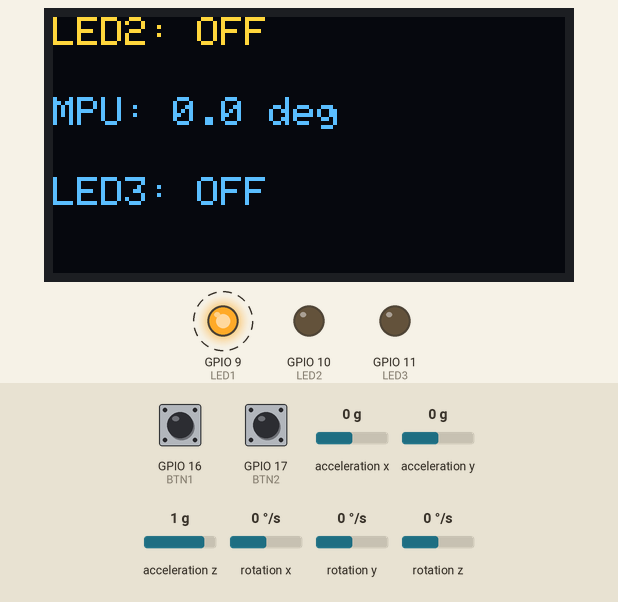
This program was run on a simulated ESP32-S3. Parts: 128×64 one-colour display, output pins drawn as LEDs (lit = HIGH). Dashed ring = blinking. The test bench sets the inputs (shaded band); at power-on: GPIO 17 (BTN2) HIGH, GPIO 16 (BTN1) HIGH, acceleration x 0 g, acceleration y 0 g, acceleration z 1 g, rotation x 0 °/s, rotation y 0 °/s, rotation z 0 °/s. The OLED is the two-colour kind (top 16 rows yellow).

Above: at 4.1 s.
4.3 s: GPIO 17 (BTN2) pulled LOW for 0.15 s
At 4.7 s:
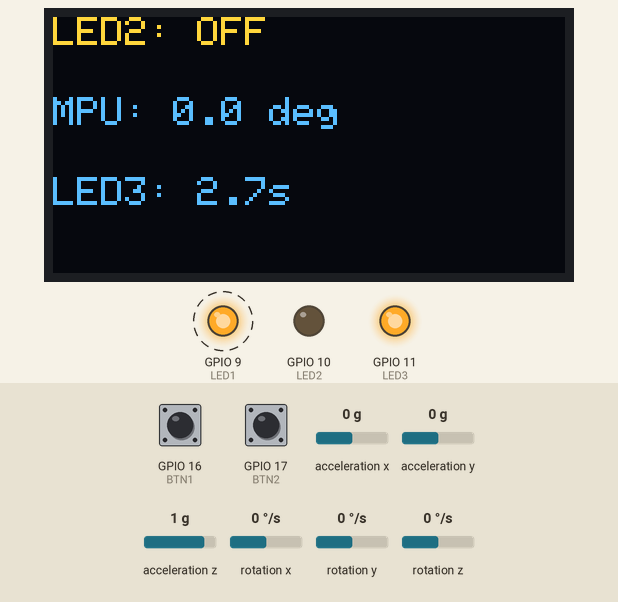
5.0 s: GPIO 16 (BTN1) pulled LOW for 0.15 s
At 5.51 s:
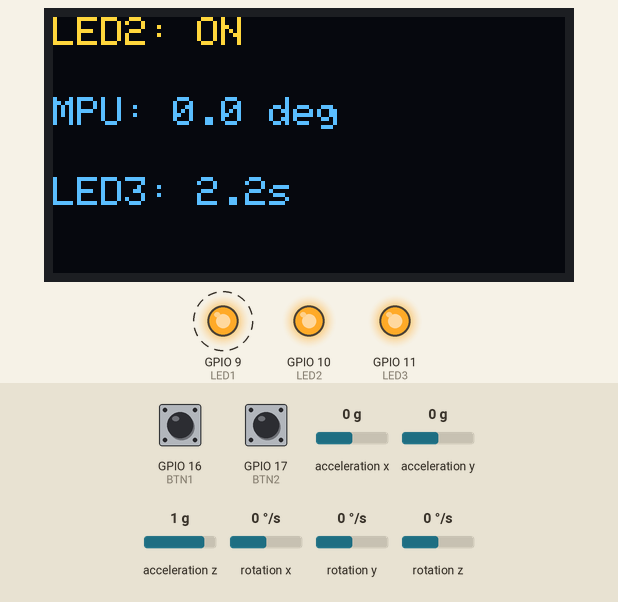
5.7 s: GPIO 16 (BTN1) pulled LOW for 1 s
At 5.9 s:
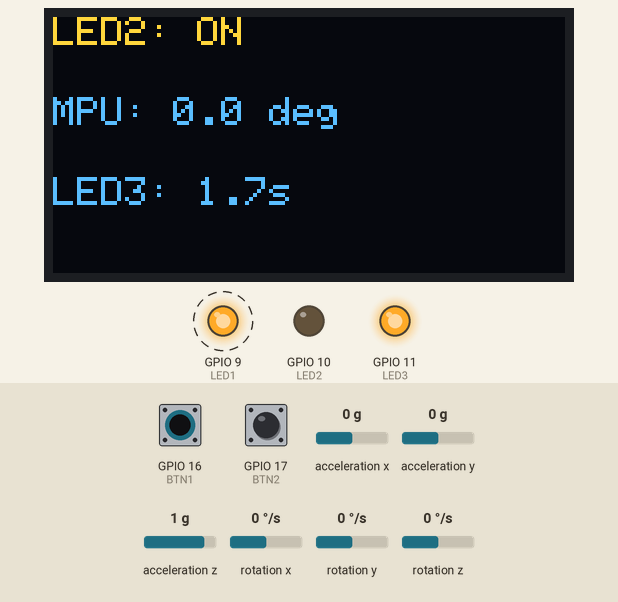
7.3 s: GPIO 16 (BTN1) pulled LOW for 0.15 s
At 7.7 s:
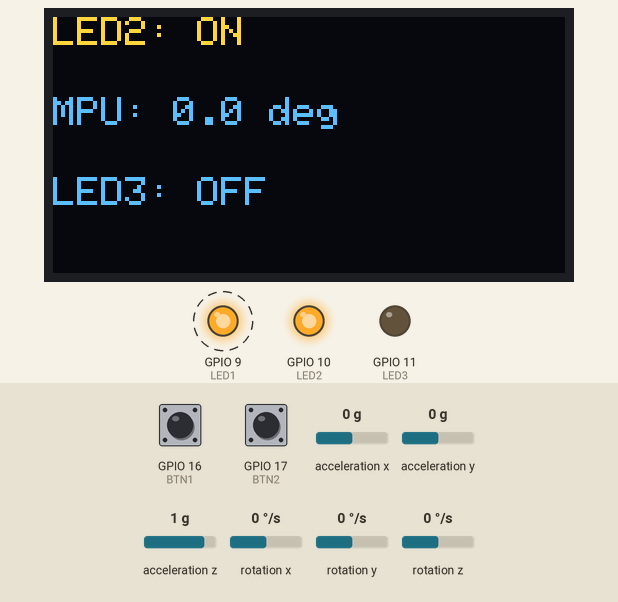
8.0 s: GPIO 16 (BTN1) pulled LOW for 3.2 s
At 8.3 s:
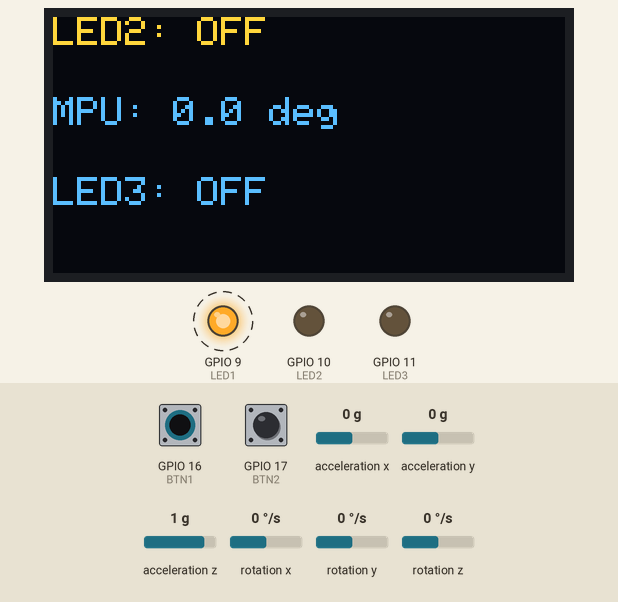
11.8 s: GPIO 17 (BTN2) pulled LOW for 1 s
At 12.02 s:
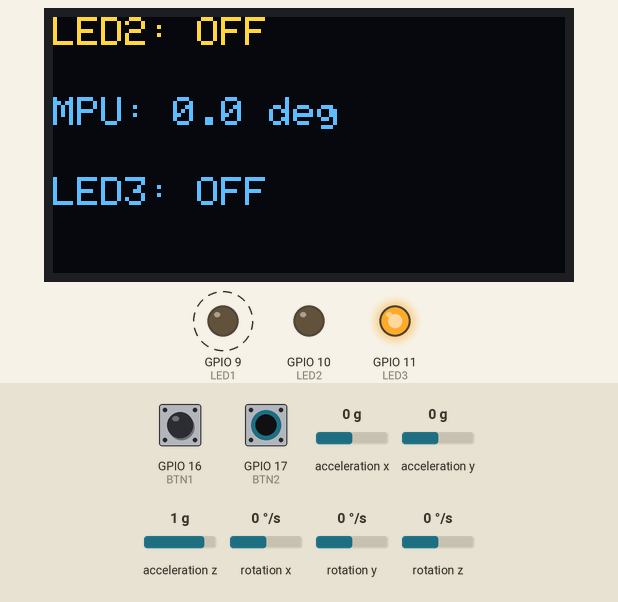
Timing chart, 0 to 14.4 s (numbered marks = the images above; inputs shaded):
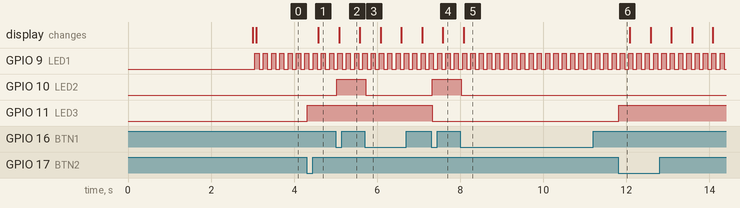

The program:

main.cpp
```cpp
#include <Arduino.h>
#include <Wire.h>
#include <MPU6050_tockn.h>
#include <Adafruit_GFX.h>
#include <Adafruit_SSD1306.h>

#define LED1 9
#define LED2 10
#define LED3 11
#define BTN1 16
#define BTN2 17
#define SDA_PIN 4
#define SCL_PIN 5

#define SCREEN_WIDTH 128
#define SCREEN_HEIGHT 64
#define OLED_ADDR 0x3C

MPU6050 mpu6050(Wire);
Adafruit_SSD1306 display(SCREEN_WIDTH, SCREEN_HEIGHT, &Wire, -1);

unsigned long previousmillis_LED1 = 0;
unsigned long previousmillis_MPU = 0;
unsigned long previousmillis_OLED = 0;
unsigned long startMillis_LED3 = 0;

bool previous_BTN1 = HIGH;
bool previous_BTN2 = HIGH;

float angle_X = 0;
unsigned long LED3_count = 0;
bool binarySemaphore = false;

void setup() {
    Serial.begin(115200);

    pinMode(LED1, OUTPUT);
    pinMode(LED2, OUTPUT);
    pinMode(LED3, OUTPUT);
    pinMode(BTN1, INPUT_PULLUP);
    pinMode(BTN2, INPUT_PULLUP);

    digitalWrite(LED1, LOW);
    digitalWrite(LED2, LOW);
    digitalWrite(LED3, LOW);

    Wire.begin(SDA_PIN, SCL_PIN);
    mpu6050.begin();
    mpu6050.calcGyroOffsets(true);

    display.begin(SSD1306_SWITCHCAPVCC, OLED_ADDR);
    display.clearDisplay();
    display.display();
}

void loop() {
    unsigned long currentMillis = millis();

    // TASK 1
    if (currentMillis - previousmillis_LED1 >= 100) {
        digitalWrite(LED1, !digitalRead(LED1));
        previousmillis_LED1 = currentMillis;
    }

    // TASK 2
    if (currentMillis - previousmillis_MPU >= 500) {
        mpu6050.update();
        angle_X = mpu6050.getAccAngleX();
        previousmillis_MPU = currentMillis;
    }

    // TASK 3
    bool current_BTN1 = digitalRead(BTN1);

    if (previous_BTN1 == HIGH && current_BTN1 == LOW) {
        delay(20);  // debounce

        if (digitalRead(BTN1) == LOW) {
            digitalWrite(LED2, !digitalRead(LED2));
        }
    }

    previous_BTN1 = current_BTN1;


    // TASK 4
    bool current_BTN2 = digitalRead(BTN2);

    if (previous_BTN2 == HIGH && current_BTN2 == LOW) {
        delay(20);  // debounce

        if (digitalRead(BTN2) == LOW) {
            binarySemaphore = true;
        }
    }

    previous_BTN2 = current_BTN2;

    // TASK 5
    if (binarySemaphore && digitalRead(LED3) == LOW) {
        digitalWrite(LED3, HIGH);
        startMillis_LED3 = currentMillis;
        binarySemaphore = false;
    }

    if (digitalRead(LED3) == HIGH) {
        unsigned long timeElapsed = currentMillis - startMillis_LED3;
        if (timeElapsed >= 3000) {
            digitalWrite(LED3, LOW);
            LED3_count = 0;
        } else {
            LED3_count = 3000 - timeElapsed;
        }
    } else {
        LED3_count = 0;
    }

    // TASK 6
    if (currentMillis - previousmillis_OLED >= 500) {
        previousmillis_OLED = currentMillis;

        display.clearDisplay();
        display.setTextColor(SSD1306_WHITE);

        // dòng 1: LED2
        display.setCursor(0, 0);
        display.setTextSize(1);
        display.print("LED2: ");
        display.println(digitalRead(LED2) ? "ON" : "OFF");

        // dòng 2: MPU
        display.setCursor(0, 20);
        display.print("MPU: ");
        display.print(angle_X, 1);
        display.print(" deg");

        // dòng 3: đếm LED3
        display.setCursor(0, 40);
        display.print("LED3: ");
        if (digitalRead(LED3) == HIGH) {
            display.print(LED3_count / 1000.0, 1);
            display.println("s");
        } else {
            display.println("OFF");
        }

        display.display();
    }
}
```

Measured:
- after the input at 4.3 s, GPIO 11 (LED3): LOW → HIGH at once; the display: changes after 0.28 s (image 1)
- after the input at 5.0 s, GPIO 10 (LED2): LOW → HIGH at once; the display: changes after 0.08 s (image 2)
- after the input at 5.7 s, GPIO 10 (LED2): HIGH → LOW at once
- after the input at 7.3 s, GPIO 10 (LED2): LOW → HIGH at once; the display: changes after 0.28 s (image 4)
- after the input at 8.0 s, GPIO 10 (LED2): HIGH → LOW at once; the display: changes after 0.08 s (image 5)
- after the input at 11.8 s, GPIO 11 (LED3): LOW → HIGH at once
- by itself, GPIO 9 (LED1): alternates HIGH for 0.10 s and LOW for 0.10 s
